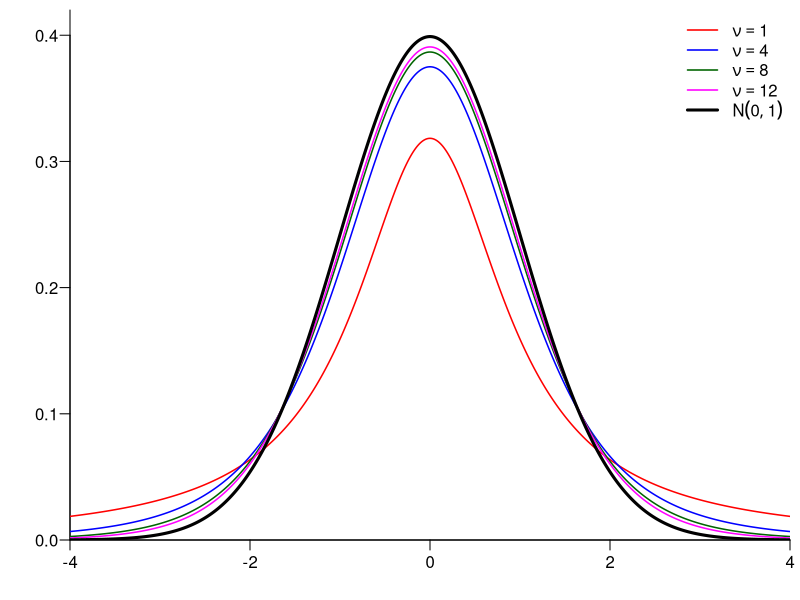

This figure's R source:
# Figure for Chapter 6: density of Student's t distribution for several
# degrees of freedom, compared with the standard normal (thick black line).
# Run from this folder: Rscript t_distribution_figure.R

x <- seq(-4, 4, length.out = 801)
df <- c(1, 4, 8, 12)
cols <- c("red", "blue", "darkgreen", "magenta")

png("student.png", width = 1400, height = 1000, res = 200)
par(mar = c(3, 3.5, 0.5, 0.5), mgp = c(2, 0.6, 0), las = 1)
plot(x, dnorm(x), type = "n", ylim = c(0, 0.42), xlab = "", ylab = "",
     xaxs = "i", yaxs = "i", bty = "l")
for (i in seq_along(df)) lines(x, dt(x, df[i]), col = cols[i], lwd = 1.5)
lines(x, dnorm(x), lwd = 3)
legend("topright", bty = "n", lwd = c(rep(1.5, length(df)), 3),
       col = c(cols, "black"),
       legend = c(sapply(df, function(v) as.expression(bquote(nu == .(v)))),
                  expression(N(0, 1))))
dev.off()
